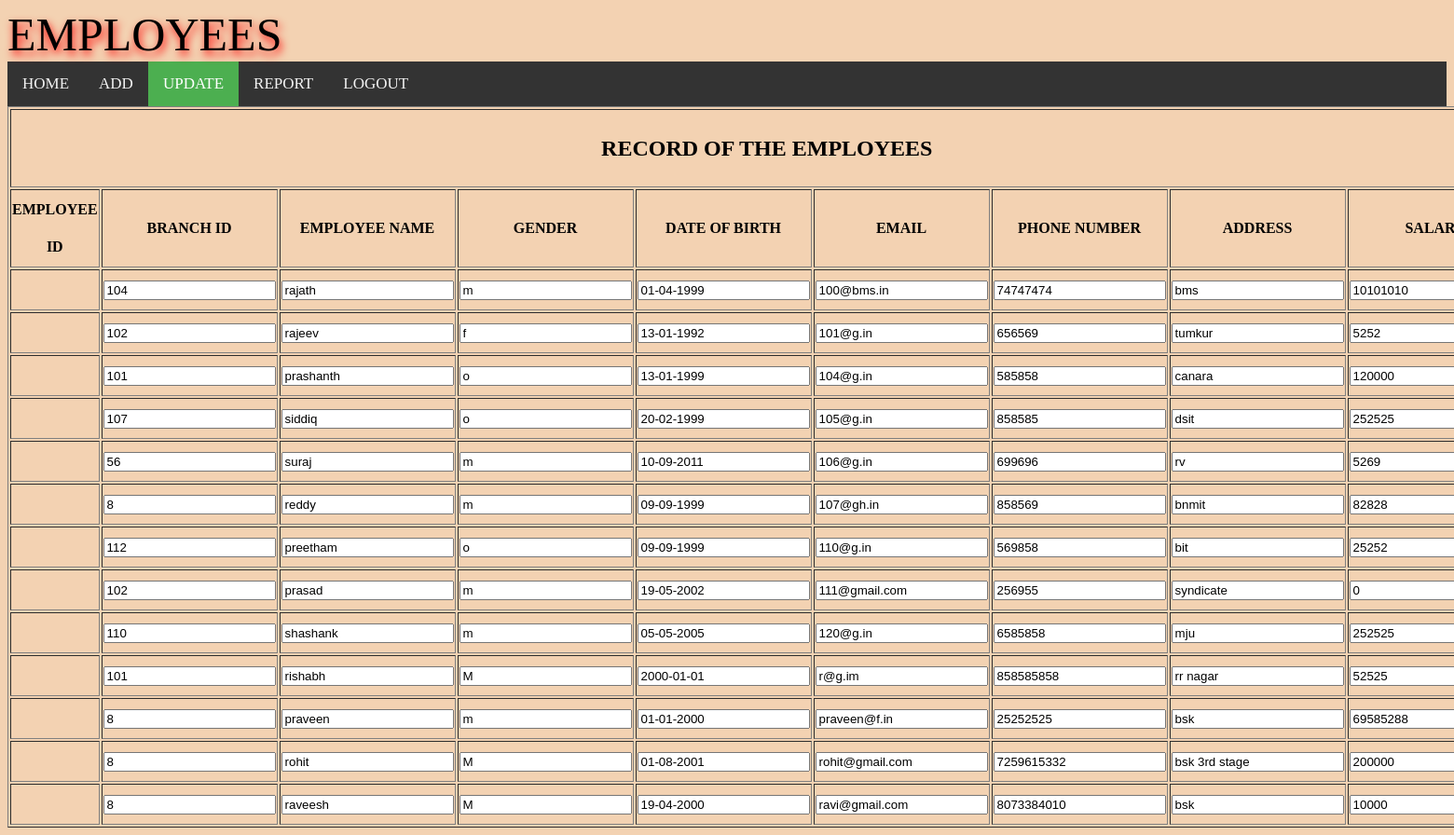
The app's page /UEMPLOYEE.php with its own data.
### tables this page shows
CREATE TABLE `employee` (
  `employeeid` varchar(10) NOT NULL,
  `branchid` int(10) NOT NULL,
  `employeename` varchar(25) NOT NULL,
  `gender` char(1) NOT NULL,
  `dob` varchar(10) NOT NULL,
  `email` varchar(20) NOT NULL,
  `phoneno` bigint(10) NOT NULL,
  `address` varchar(30) NOT NULL,
  `salary` bigint(10) NOT NULL
);

### UEMPLOYEE.php (the view, shortened to what this page needs)
<?php
$servername = "localhost";
$userid = "root";
$password = "";
$dbname = "login";
$link= mysqli_connect($servername, $userid, $password, $dbname);
$sql="select * from employee";
$result=mysqli_query($link,$sql);
?>
<!DOCTYPE html>
<html>
<HEAD>
<div class="col-sm-5">
            <div ><span style="font-family:impact;text-shadow:2px 5px 10px red; font-size:50px">EMPLOYEES</span></div>
        </div>
</HEAD>
<body>
<div class="topnav">
   <a  href="services.php">HOME</a>
<a   href="employee.php">ADD</a>
  <a class="active" href="UEMPLOYEE.php">UPDATE</a>
 <a   href="remployee.php">REPORT</a>
	<a href="login.php">LOGOUT</a>
</div>
<table align="center"border="1px" style="width:600px; line-height:40px;">
<tr>
<th colspan="9"><h2>RECORD OF THE EMPLOYEES</h2></th>
</tr>
<t>
<th>EMPLOYEE ID</TH>
<th>BRANCH ID</TH>
<th>EMPLOYEE NAME</TH>
<th>GENDER</TH>
<th>DATE OF BIRTH</TH>
<th>EMAIL</TH>
<th>PHONE NUMBER</TH>
<th>ADDRESS</TH>
<th>SALARY</TH>
</t>
<?php
 if(mysqli_num_rows($result) > 0){
	 while($row = mysqli_fetch_array($result))
	{
echo "<tr><form action=uuemployee.php method=POST>";
 		echo "<td><input type=hidden name=employeeid value='" . $row['employeeid'] . "'</td>";
                echo "<td><input type=text name=branchid value='" . $row['branchid'] . "'</td>";
		 echo "<td><input type=text name=employeename value='" . $row['employeename'] . "'</td>";
		echo "<td><input type=text name=gender value='" . $row['gender'] . "'</td>";
		echo "<td><input type=text name=dob value='" . $row['dob'] . "'</td>";
                echo "<td> <input type=text name=email value='" . $row['email'] . "'</td>";
                echo "<td><input type=text name=phoneno value='" . $row['phoneno'] . "'</td>";
		echo "<td><input type=text name=address value='" . $row['address'] . "'</td>";
		echo "<td><input type=text name=salary value='" . $row['salary'] . "'</td>";
            echo "</form> </tr>";
        }
        echo "</table>";
}
    else{
        echo "No records matching your query were found.";
    }
?>
</body>
</html>

### UEMPLOYEE.php (style rules this page uses)
body { background-color:#F3D2B2; }
.topnav { overflow: hidden; background-color: #333; }
.topnav a { float: left; color: #f2f2f2; text-align: center; padding: 14px 16px; text-decoration: none; font-size: 17px; }
.topnav a.active { background-color: #4CAF50; color: white; }

### records on screen
employee: branchid "104", employeename "rajath", gender "m", dob "01-04-1999", email "100@bms.in", phoneno "74747474", address "bms", salary "10101010"
employee: branchid "102", employeename "rajeev", gender "f", dob "13-01-1992", email "101@g.in", phoneno "656569", address "tumkur", salary "5252"
employee: branchid "101", employeename "prashanth", gender "o", dob "13-01-1999", email "104@g.in", phoneno "585858", address "canara", salary "120000"
employee: branchid "107", employeename "siddiq", gender "o", dob "20-02-1999", email "105@g.in", phoneno "858585", address "dsit", salary "252525"
employee: branchid "56", employeename "suraj", gender "m", dob "10-09-2011", email "106@g.in", phoneno "699696", address "rv", salary "5269"
employee: branchid "8", employeename "reddy", gender "m", dob "09-09-1999", email "107@gh.in", phoneno "858569", address "bnmit", salary "82828"
employee: branchid "112", employeename "preetham", gender "o", dob "09-09-1999", email "110@g.in", phoneno "569858", address "bit", salary "25252"
employee: branchid "102", employeename "prasad", gender "m", dob "19-05-2002", email "111@gmail.com", phoneno "256955", address "syndicate", salary "0"
employee: branchid "110", employeename "shashank", gender "m", dob "05-05-2005", email "120@g.in", phoneno "6585858", address "mju", salary "252525"
employee: branchid "101", employeename "rishabh", gender "M", dob "2000-01-01", email "r@g.im", phoneno "858585858", address "rr nagar", salary "52525"
employee: branchid "8", employeename "praveen", gender "m", dob "01-01-2000", email "praveen@f.in", phoneno "25252525", address "bsk", salary "69585288"
employee: branchid "8", employeename "rohit", gender "M", dob "01-08-2001", email "rohit@gmail.com", phoneno "7259615332", address "bsk 3rd stage", salary "200000"
employee: branchid "8", employeename "raveesh", gender "M", dob "19-04-2000", email "ravi@gmail.com", phoneno "8073384010", address "bsk", salary "10000"
